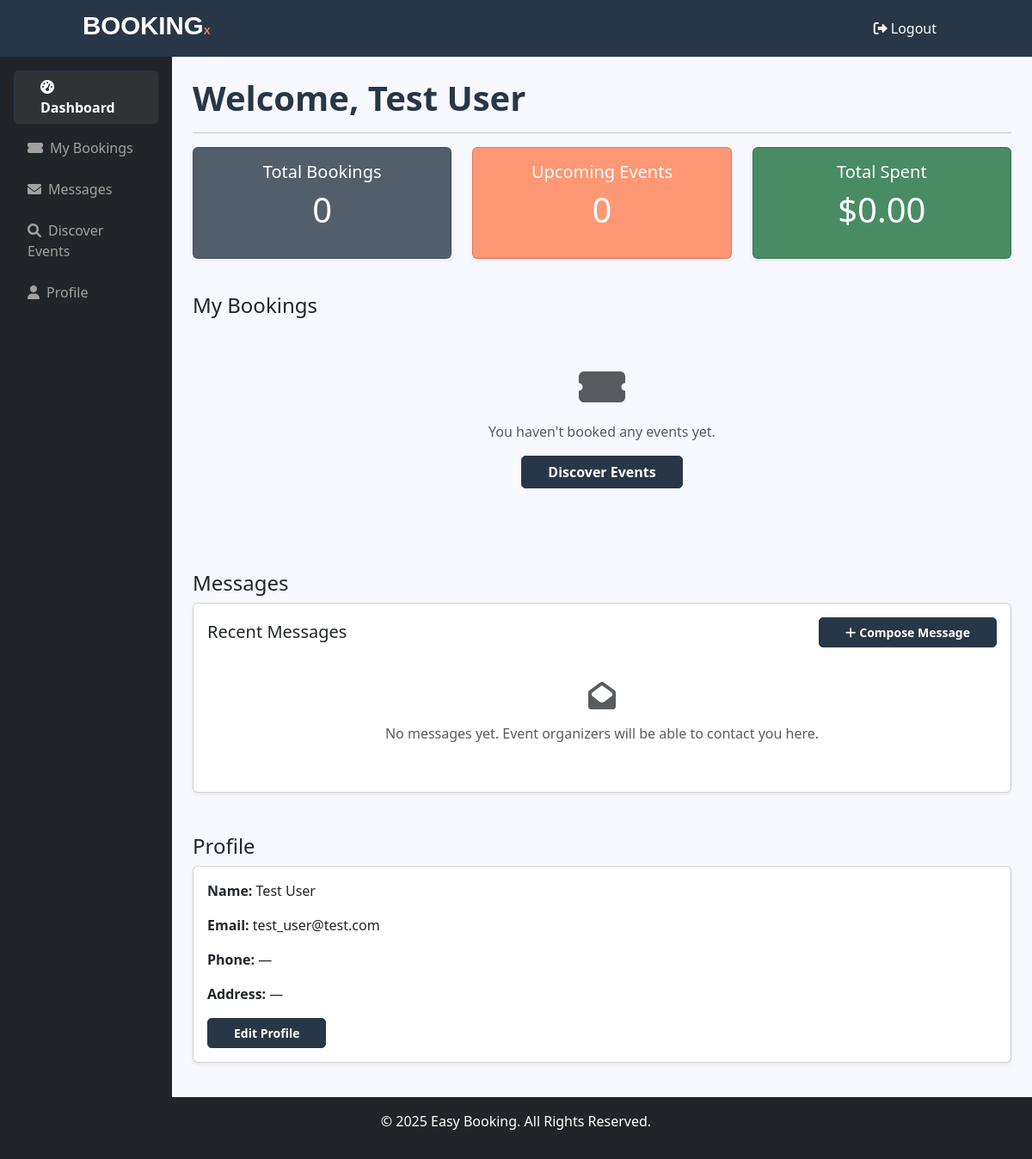
The app's page /profile (signed in) with its own data.
### backend/models.py (models this page shows)
class User(UserMixin, db.Model):
    __tablename__ = "user"
    id              = db.Column(db.Integer, primary_key=True)
    name            = db.Column(db.String(100), nullable=False)
    email           = db.Column(db.String(100), unique=True, nullable=False)
    password        = db.Column(db.String(200), nullable=False)
    role            = db.Column(db.String(20),  nullable=False)   # either "user" or "organizer"
    phone           = db.Column(db.String(20))
    address         = db.Column(db.String(200))
    dob             = db.Column(db.String(50))
    abn             = db.Column(db.String(50))
    bank_name       = db.Column(db.String(200))
    account_number  = db.Column(db.String(100))
    routing_number  = db.Column(db.String(100))
    events = db.relationship("Event", backref="organizer", lazy=True)

### backend/app.py (the view)
@app.route('/profile')
@login_required
def profile():
    if current_user.role != 'user':
        flash("Access denied.", "danger")
        return redirect(url_for('home'))
    user_bookings = Booking.query.filter_by(customer_email=current_user.email).all()
    today = date.today()
    for b in user_bookings:
        if isinstance(b.event.date, str):
            b.event._parsed_date = datetime.strptime(b.event.date, '%Y-%m-%d').date()
        else:
            b.event._parsed_date = b.event.date  # fallback if already date
    return render_template(
        'user-dashboard.html',
        user=current_user,
        bookings=user_bookings,
        today=today
    )

### backend/app.py (called while the page is built)
@login_manager.user_loader
def load_user(user_id):
    return User.query.get(int(user_id))

### backend/templates/user-dashboard.html (shortened to what this page needs)
<!DOCTYPE html>
<html lang="en">
<head>
  <link href="https://cdn.jsdelivr.net/npm/bootstrap@5.3.3/dist/css/bootstrap.min.css" rel="stylesheet">
  <link href="https://cdnjs.cloudflare.com/ajax/libs/font-awesome/6.0.0/css/all.min.css" rel="stylesheet">
  <link rel="stylesheet" href="{{ url_for('static', filename='css/style.css') }}">
</head>
<body>
  <nav class="navbar navbar-expand-lg padding_y">
    <a class="navbar-brand" href="#">
        <img alt="LOGO" style="width: 50%;" src="{{ url_for('static', filename='img/logo-w.svg') }}">
    </a>
    <div class="collapse navbar-collapse" id="navbarNav">
        <ul class="navbar-nav ms-auto">
            <li class="nav-item">
              <a class="nav-link text-white" href="{{ url_for('logout') }}">
                <i class="fas fa-sign-out-alt me-1"></i>Logout
              </a>
            </li>
        </ul>
    </div>
  </nav>
  <div class="container-fluid">
    <div class="row">
      <nav class="col-md-2 d-none d-md-block bg-dark sidebar p-3">
        <ul class="nav flex-column">
          <li class="nav-item mb-2">
            <a class="nav-link btn w-100 text-start {% if request.path in ['/profile', '/user-dashboard'] %}active{% endif %}" href="{{ url_for('profile') }}">
              <i class="fas fa-tachometer-alt me-2"></i>Dashboard
            </a>
          </li>
          <li class="nav-item mb-2">
            <a class="nav-link w-100 text-start" href="#bookings">
              <i class="fas fa-ticket-alt me-2"></i>My Bookings
            </a>
          </li>
          <li class="nav-item mb-2">
            <a class="nav-link w-100 text-start" href="#messages">
              <i class="fas fa-envelope me-2"></i>Messages
            </a>
          </li>
          <li class="nav-item mb-2">
            <a class="nav-link w-100 text-start" href="{{ url_for('discover') }}">
              <i class="fas fa-search me-2"></i>Discover Events
            </a>
          </li>
          <li class="nav-item">
            <a class="nav-link w-100 text-start" href="#profile">
              <i class="fas fa-user me-2"></i>Profile
            </a>
          </li>
        </ul>
      </nav>
      <main class="col-md-10 ms-sm-auto px-4 py-4">
        <h2>Welcome, {{ user.name }}</h2>
        <hr>
        <section id="overview" class="overview mb-4">
          <div class="row text-center">
            <div class="col-md-4 mb-3">
              <div class="card shadow-sm bookings">
                <div class="card-body">
                  <h5>Total Bookings</h5>
                  <p class="display-6">{{ bookings|length }}</p>
                </div>
              </div>
            </div>
            <div class="col-md-4 mb-3">
              <div class="card shadow-sm upcoming">
                <div class="card-body">
                  <h5>Upcoming Events</h5>
                  <p class="display-6">{{ upcoming_events|length if upcoming_events else 0 }}</p>
                </div>
              </div>
            </div>
            <div class="col-md-4 mb-3">
              <div class="card shadow-sm total-spent">
                <div class="card-body">
                  <h5>Total Spent</h5>
                  <p class="display-6">${{ '%.2f'|format(total_spent) if total_spent else '0.00' }}</p>
                </div>
              </div>
            </div>
          </div>
        </section>
        <section id="bookings" class="mt-4">
          <h4>My Bookings</h4>
          {% if bookings %}
          <div class="d-flex justify-content-between mb-3">
            <form class="d-flex" method="get" action="">
              <input name="search" class="form-control me-2" placeholder="Search bookings" value="{{ request.args.get('search','') }}">
              <button class="btn btn-outline-secondary">Search</button>
            </form>
          </div>
          <div class="table-responsive">
              <table class="table table-striped align-middle">
                      <thead>
                        <tr>
                          <th>Event</th>
                          <th>Date</th>
                          <th>Time</th>
                          <th>Tickets</th>
                          <th>Total Paid</th>
                          <th>Status</th>
                          <th>Actions</th>
                        </tr>
                      </thead>
                      <tbody>
                        {% for b in bookings %}
                        <tr>
                          <td>{{ b.event.title }}</td>
                          <td>{{ b.event.date }}</td>
                          <td>{{ b.event.time }}</td>
                          <td>
                            {% set vip_count = 0 %}
                            {% set general_count = 0 %}
                            {% for t in b.tickets %}
                              {% if t.ticket_type == 'VIP' %}
                                {% set vip_count = vip_count + 1 %}
                              {% elif t.ticket_type == 'General' %}
                                {% set general_count = general_count + 1 %}
                              {% endif %}
                            {% endfor %}
                            {% if vip_count > 0 %}
                              VIP (${{ '%.2f'|format(b.event.vip_price) }}) × {{ vip_count }}<br>
                            {% endif %}
                            {% if general_count > 0 %}
                              General (${{ '%.2f'|format(b.event.general_price) }}) × {{ general_count }}
                            {% endif %}
                          </td>
                          <td>${{ '%.2f'|format(b.total_price) }}</td>
                          <td>
                            {% if b.status == 'approved' %}
                              <span class="badge bg-success">Accepted</span>
                            {% elif b.status == 'rejected' %}
                              <span class="badge bg-danger">Rejected</span>
                            {% else %}
                              <span class="badge bg-warning text-dark">Pending</span>
                            {% endif %}
                          </td>
                          <td>
                            <a href="{{ url_for('event_page', event_id=b.event.id) }}" class="btn btn-sm btn-primary me-1">View Event</a>
                            {% if b.event._parsed_date >= today and b.status == 'approved' %}
                            <form method="post"
                                  action="{{ url_for('cancel_booking', booking_id=b.id) }}"
                                  onsubmit="return confirm('Are you sure you want to cancel this booking?');"
                                  style="display:inline;">
                              <button type="submit" class="btn btn-sm btn-danger text-white">Cancel</button>
                            </form>
                            {% endif %}
                            <a href="{{ url_for('view_ticket', booking_id=b.id) }}" class="btn btn-sm btn-outline-success mt-1">View Ticket</a>
                          </td>
                        </tr>
                        {% endfor %}
                      </tbody>
                </table>
          </div>
          {% else %}
            <div class="text-center py-5">
              <i class="fas fa-ticket-alt fa-3x text-muted mb-3"></i>
              <p class="text-muted">You haven't booked any events yet.</p>
              <a href="{{ url_for('discover') }}" class="btn btn-primary">Discover Events</a>
            </div>
          {% endif %}
        </section>
        <section id="messages" class="mt-5">
          <h4>Messages</h4>
          <div class="card shadow-sm mb-3">
            <div class="card-body">
              <div class="d-flex justify-content-between align-items-center mb-3">
                <h5 class="card-title mb-0">Recent Messages</h5>
                <button class="btn btn-primary btn-sm" data-bs-toggle="modal" data-bs-target="#composeMessageModal">
                  <i class="fas fa-plus me-1"></i>Compose Message
                </button>
              </div>
              {% if messages %}
                <div class="table-responsive">
                  <table class="table table-hover">
                    <thead>
                      <tr>
                        <th>From</th>
                        <th>Subject</th>
                        <th>Date</th>
                        <th>Status</th>
                        <th>Actions</th>
                      </tr>
                    </thead>
                    <tbody>
                      {% for message in messages %}
                      <tr>
                        <td>{{ message.sender_name }}</td>
                        <td>{{ message.subject }}</td>
                        <td>{{ message.timestamp.strftime('%Y-%m-%d') }}</td>
                        <td>
                          {% if message.is_read %}
                            <span class="badge bg-secondary">Read</span>
                          {% else %}
                            <span class="badge bg-primary">New</span>
                          {% endif %}
                        </td>
                        <td>
                          <button class="btn btn-sm btn-outline-primary" data-bs-toggle="modal" data-bs-target="#messageModal{{ message.id }}">
                            View
                          </button>
                        </td>
                      </tr>
                      {% endfor %}
                    </tbody>
                  </table>
                </div>
              {% else %}
                <div class="text-center py-4">
                  <i class="fas fa-envelope-open fa-2x text-muted mb-3"></i>
                  <p class="text-muted">No messages yet. Event organizers will be able to contact you here.</p>
                </div>
              {% endif %}
            </div>
          </div>
        </section>
        <section id="profile" class="mt-5">
          <h4>Profile</h4>
          <div class="card mb-3 shadow-sm">
            <div class="card-body">
              <p><strong>Name:</strong> {{ user.name }}</p>
              <p><strong>Email:</strong> {{ user.email }}</p>
              <p><strong>Phone:</strong> {{ user.phone or '—' }}</p>
              <p><strong>Address:</strong> {{ user.address or '—' }}</p>
              <button class="btn btn-primary btn-sm" data-bs-toggle="modal" data-bs-target="#editProfileModal">Edit Profile</button>
            </div>
          </div>
        </section>
      </main>
    </div>
  </div>
  <footer class="bg-dark text-white text-center py-3">
    <p>&copy; 2025 Easy Booking. All Rights Reserved.</p>
  </footer>
</body>
</html>

### backend/static/css/style.css (style rules this page uses)
:root { --primary-color: #283747; --secondary-color: #FF7F50; --text-color: #ffffff; --background-color: #f2f4f4; --sec-text-color: #a1a1a1; }
body { width: 100vw; height: auto; overflow-y: scroll; padding: 0; margin: 0; background-color: ghostwhite; }
.padding_y { padding: 10px 8vw; }
footer, .navbar { background-color: var(--primary-color); color: var(--text-color) !important; }
.navbar .nav-link { color: rgba(255, 255, 255, 0.25); padding: 0 5px !important; margin: 0 10PX !important; }
h2 { color: var(--primary-color); font-weight: 700; font-size: 2.5rem; }

### backend/templates/user-dashboard.html (style rules this page uses)
.sidebar .nav-link { color: #a1a1a1 !important; }
.sidebar .nav-link:hover, .sidebar .nav-link:focus, .sidebar .nav-link.active, .sidebar .nav-link:active { background-color: rgba(255, 255, 255, 0.064) !important; color: #ffffff !important; text-decoration: none; }
.sidebar .nav-link i { color: #a1a1a1 !important; }
.sidebar .nav-link:hover i, .sidebar .nav-link:focus i, .sidebar .nav-link.active i, .sidebar .nav-link:active i { color: #ffffff !important; }
.btn { background-color: var(--primary-color) !important; color: white !important; padding: 6px 30px !important; border-radius: 5px !important; border: 1px solid var(--primary-color) !important; font-weight: 600; }
.overview .card { color: #fff; font-weight: 700; }
.overview .card.bookings { background-color: rgba(40, 57, 71, 0.8); }
.overview .card.upcoming { background-color: rgba(255, 127, 80, 0.8); }
.overview .card.total-spent { background-color: rgba(29, 113, 61, 0.8); }

### records on screen
User: name "Test User", email "test_user@test.com", phone "—", address "—"

### other values on screen
{{ bookings|length }} "0"
{{ upcoming_events|length if upcoming_events else 0 }} "0"
{{ '%.2f'|format(total_spent) if total_spent else '0.00' }} "0.00"
